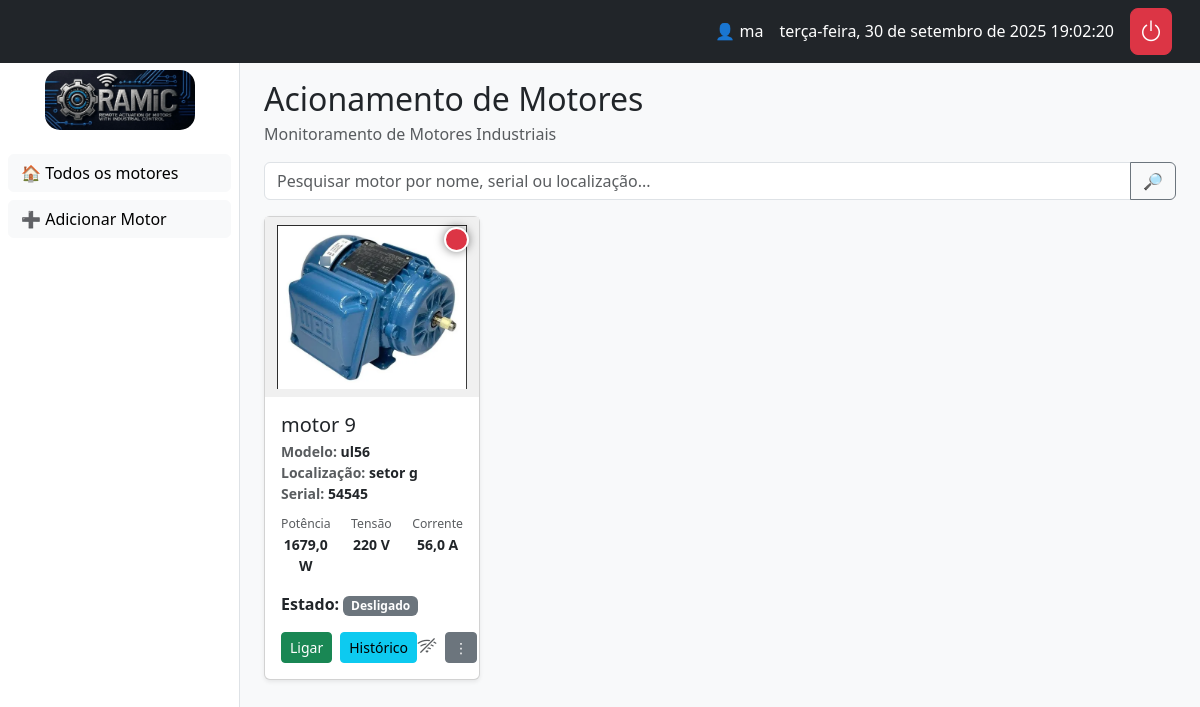
The app's page / (signed in), older data.
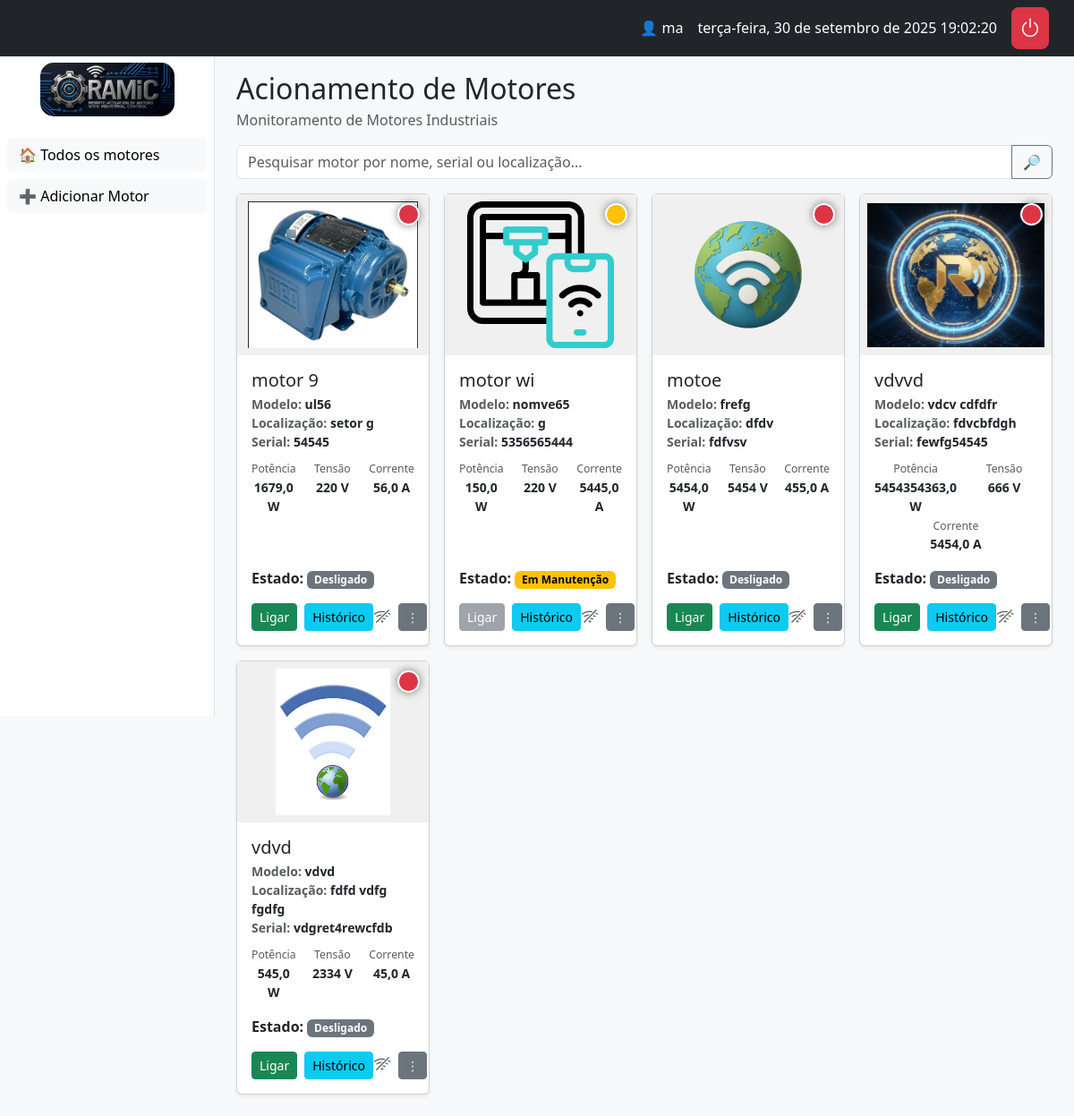
The same page, newer data.
### core/models.py (models this page shows, shortened)
class Motor(models.Model):
    grupos = models.ManyToManyField(Group, related_name="motores")
    nome = models.CharField(max_length=100)
    numero_serie = models.CharField(max_length=50, unique=True)
    descricao = models.TextField(blank=True, null=True)
    imagem = models.ImageField(upload_to="motores/", blank=True, null=True)
    localizacao = models.CharField(max_length=100, blank=True)
    modelo = models.CharField(max_length=100, blank=True)
    corrente = models.FloatField(null=True, blank=True, help_text="Corrente em Ampères (A)")
    potencia = models.FloatField(null=True, blank=True, help_text="Potência em Watts (W)")
    tensao = models.CharField(max_length=50, blank=True, help_text="Ex: 110V, 220V")
    ligado = models.BooleanField(default=False)
    em_manutencao = models.BooleanField(default=False)
    last_heartbeat = models.DateTimeField(null=True, blank=True)

### core/views.py (the view)
# urls.py: path("", views.dashboard_view, name="painel"),
@login_required
def dashboard_view(request):
    q = request.GET.get("q", "").strip()
    if request.user.is_superuser or request.user.is_staff:
        motores = Motor.objects.all()
    else:
        motores = Motor.objects.filter(grupos__in=request.user.groups.all()).distinct()
    if q:
        motores = motores.filter(
            Q(nome__icontains=q) |
            Q(numero_serie__icontains=q) |
            Q(localizacao__icontains=q)
        )
    return render(request, "core/motores/painel.html", {"motores": motores, "q": q})

### templates/core/motores/painel.html (shortened to what this page needs)
{% extends "core/base.html" %}
{% load static %}
{% block content %}
<h2 class="mb-1">Acionamento de Motores</h2>
<p class="text-muted">Monitoramento de Motores Industriais</p>
<form class="mb-3" method="get" action="{% url 'painel' %}">
  <div class="input-group">
    <input type="text" class="form-control" name="q" id="search-input" placeholder="Pesquisar motor por nome, serial ou localização..." value="{{ q }}">
    <button class="btn btn-outline-secondary" type="submit">🔎</button>
  </div>
</form>
<div class="row g-3" id="motor-grid">
  {% include "core/motores/lista_motor.html" %}
</div>
{% endblock %}

### templates/core/motores/lista_motor.html (shortened to what this page needs)
{% for motor in motores %}
<div class="col-12 col-md-6 col-lg-4 col-xl-3">
    <div class="card shadow-sm h-100">
      <div class="image-container">
        {% if motor.imagem %}
          <img src="{{ motor.imagem.url }}" class="card-img-top ramic-card-img" alt="{{ motor.nome }}">
        {% else %}
          <div class="ramic-card-img d-flex align-items-center justify-content-center bg-light">
            <i class="bi bi-image" style="font-size: 5rem; color: #e9ecef;"></i>
          </div>
        {% endif %}
        <div class="status-indicator"
             style="{% if motor.em_manutencao %}background-color: #ffc107; /* Amarelo */
                     {% elif motor.ligado %}background-color: #198754;  /* Verde */
                     {% else %}background-color: #dc3545;               /* Vermelho */
                     {% endif %}"
             title="{% if motor.em_manutencao %}Em Manutenção{% elif motor.ligado %}Ligado{% else %}Desligado{% endif %}">
        </div>
      </div>
      <div class="card-body d-flex flex-column">
        <h5 class="card-title mb-1">{{ motor.nome }}</h5>
        <div class="small text-muted mb-3 flex-grow-1">
          <div><strong>Modelo:</strong> <span class="text-dark"><strong>{{ motor.modelo|default:"—" }}</strong></span></div>
          <div><strong>Localização:</strong> <span class="text-dark"><strong>{{ motor.localizacao|default:"—" }}</strong></span></div>
          <div><strong>Serial:</strong> <span class="text-dark"><strong>{{ motor.numero_serie }}</strong></span></div>
          <div class="row gx-3 mt-2 text-center">
              <div class="col"><small class="text-muted">Potência</small><br><strong class="text-dark">{{ motor.potencia|default:"—" }} W</strong></div>
              <div class="col"><small class="text-muted">Tensão</small><br><strong class="text-dark">{{ motor.tensao|default:"—" }} V</strong></div>
              <div class="col"><small class="text-muted">Corrente</small><br><strong class="text-dark">{{ motor.corrente|default:"—" }} A</strong></div>
          </div>
        </div>
        <div class="mb-3">
          <strong>Estado:</strong>
          {% if motor.em_manutencao %}<span class="badge text-bg-warning">Em Manutenção</span>{% elif motor.ligado %}<span class="badge text-bg-success">Ligado</span>{% else %}<span class="badge text-bg-secondary">Desligado</span>{% endif %}
        </div>
        <div class="d-flex align-items-center justify-content-between mt-auto">
            <div class="d-flex align-items-center gap-2">
                {% if not motor.em_manutencao %}
                    {% if motor.ligado %}
                        <form method="POST" action="{% url 'desligar_motor' motor.id %}">
                            {% csrf_token %}
                            <input type="hidden" name="q" value="{{ q }}">
                            <button type="submit" class="btn btn-warning btn-sm">Desligar</button>
                        </form>
                    {% else %}
                        <form method="POST" action="{% url 'ligar_motor' motor.id %}">
                            <button type="submit" class="btn btn-success btn-sm">Ligar</button>
                        </form>
                    {% endif %}
                {% else %}
                    <button type="button" class="btn btn-secondary btn-sm" disabled>Ligar</button>
                {% endif %}
                <a href="{% url 'historico' motor.id %}" class="btn btn-info btn-sm">Histórico</a>
            </div>
            <div class="d-flex align-items-center gap-2">
                <span id="status-icon-offline-{{ motor.id }}" title="Desconectado"><i class="bi bi-wifi-off h5 text-muted mb-0"></i></span>
                <div class="dropdown">
                    <button class="btn btn-secondary btn-sm" type="button" data-bs-toggle="dropdown" aria-expanded="false"> ⋮ </button>
                </div>
            </div>
        </div>
      </div>
    </div>
</div>
{% empty %}
<div class="col-12">
    <div class="card card-body text-center">
        <p class="mb-0">Nenhum motor encontrado com o termo "{{ q }}".</p>
    </div>
</div>
{% endfor %}

Row changes from the older to the newer data that the page shows:
added Motor: imagem (picture), em_manutencao True (drawn), nome "motor wi", modelo "nomve65", localizacao "g", numero_serie "5356565444", potencia "150,0", tensao "220", corrente "5445,0"
added Motor: imagem (picture), em_manutencao False (drawn), nome "motoe", modelo "frefg", localizacao "dfdv", numero_serie "fdfvsv", potencia "5454,0", tensao "5454", corrente "455,0"
added Motor: imagem (picture), em_manutencao False (drawn), nome "vdvvd", modelo "vdcv cdfdfr", localizacao "fdvcbfdgh", numero_serie "fewfg54545", potencia "5454354363,0", tensao "666", corrente "5454,0"
added Motor: imagem (picture), em_manutencao False (drawn), nome "vdvd", modelo "vdvd", localizacao "fdfd vdfg fgdfg", numero_serie "vdgret4rewcfdb", potencia "545,0", tensao "2334", corrente "45,0"
